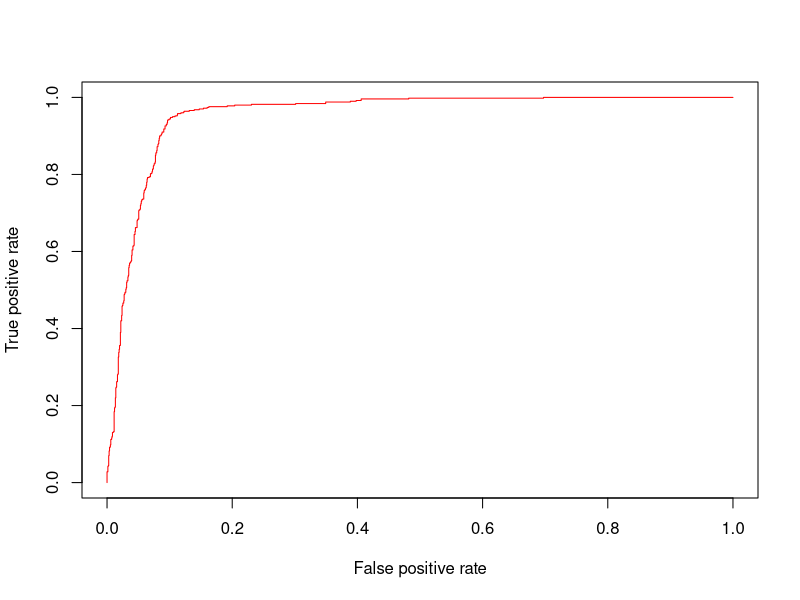

Here is the R script that generated this plot:
##########################################################################
##	Project = Knottin Protein Project									##
##	Contributors = Ashiqul Islam Mishu and Tanvir Sajed					##
##	KnottinAnalysis.R -> Creates iterative sampling of 560 proteins		##
##    of which 156 is knottin, and rest 404 are non-knottin. Using		##
##	  svm() and predict() function it tries to measure 			        ##
##    efficiency of prediction by training 100 proteins, and test		##
##	  the rest randomly.												##
##  To run this file type : source("location")                          ## 										
##########################################################################

library("class")
library("e1071")
library("ROCR")

dataset <- read.csv("statsForR.txt")

push <- function(vec, item) {
vec=substitute(vec)
eval.parent(parse(text = paste(vec, ' <- c(', vec, ', ', item, ')', sep = '')), n = 1)
}
#To calculate percentages of knottin sequences being correctly predicted
seq1 <- seq(1:1)
seq2 <- seq(1:2)
predictions <- c()
labels <- c() 
Eff <- matrix(seq2, nrow=2, ncol=2)
numberOfSVM <- matrix(seq1, nrow=1, ncol=1)
probSVM <- matrix(seq1, nrow=1, ncol=1)

for(i in 1:1) 
{
  numberOfSVM[i] <- 0
  probSVM[i] <- 0
}

Eff[1,1] <- 0
Eff[1,2] <- 0
Eff[2,1] <- 0
Eff[2,2] <- 0


for(i in 1:10) 
{  
	knottin.test <- sample(1:144,50)
        nonknottin.test <- sample(145:nrow(dataset),150)
        test.rows <- c(knottin.test, nonknottin.test)
	train.set <- dataset[-test.rows,]
	test.set <- dataset[test.rows,]
        
	#Naiveclassifier <- naiveBayes(train.set[,1:ncol(dataset)-1], train.set[,ncol(dataset)], na.action=na.omit)
        #tuned <- tune.svm(X11~., data = train.set, gamma = 10^(-6:-1), cost = 10^(-1:1), type="C-classification")

        SVMclassifier <- svm(X11 ~ ., data=train.set, kernel="radial", gamma=0.1, cost=10, type="C-classification",
                             probability=TRUE)
	#df <- data.frame(predict(Naiveclassifier, test.set[,1:ncol(dataset)-1], type='raw'), test.set[,ncol(dataset)])
        
        #SVMprediction <- predict(SVMclassifier, as.matrix(test.set[,-ncol(dataset)]), probability=TRUE)
        #tab <- table(pred = SVMprediction, true = test.set[,ncol(dataset)])

        SVMPredict <- predict(SVMclassifier, as.matrix(test.set[,-ncol(dataset)]), probability=TRUE)
        prob <- attr(SVMPredict, 'probabilities')
        prediction <- as.character(SVMPredict)
        rawresult <- cbind(prediction, prob)
        tab <- table(pred = rawresult[,1], true = as.character(test.set[,ncol(dataset)]))
        
        Eff[1,1] <- tab[1,1] + Eff[1,1]
        Eff[2,1] <- tab[2,1] + Eff[2,1]
        Eff[1,2] <- tab[1,2] + Eff[1,2]
        Eff[2,2] <- tab[2,2] + Eff[2,2]

        predictions <- c(predictions, as.numeric(rawresult[,2]))
        labels <- c(labels, test.set[,ncol(dataset)])

        for(i in 1:nrow(rawresult))
        {
          if(rawresult[i,1] == 'TRUE') {
            push(numberOfSVM, i)
            push(probSVM, rawresult[i,2])
          }
        }
        #to accomodate for empty predictions , no positives, makes
        #an matrix to an array for Perl proper conversion. need to
        #check for this when dealing with empty predictions
        if(nrow(rawresult) == 0) {
          push(numberOfSVM,0)
        }
}

pred <- prediction(predictions, labels)
perf <- performance(pred, measure = "tpr", x.measure = "fpr")
plot(perf, col = rainbow(10))

print("Sensitivity : ")
print(Eff[2,2] * 100/(Eff[2,2] + Eff[1,2]))
print("Specificity : ")
print(Eff[1,1] * 100/(Eff[1,1] + Eff[2,1]))
print("Precision : ")
print(Eff[2,2] * 100/(Eff[2,1] + Eff[2,2]))
print("Accuracy : ") 
print((Eff[2,2] + Eff[1,1]) * 100/(Eff[1,2] + Eff[2,2] + Eff[2,1] + Eff[1,1]))
